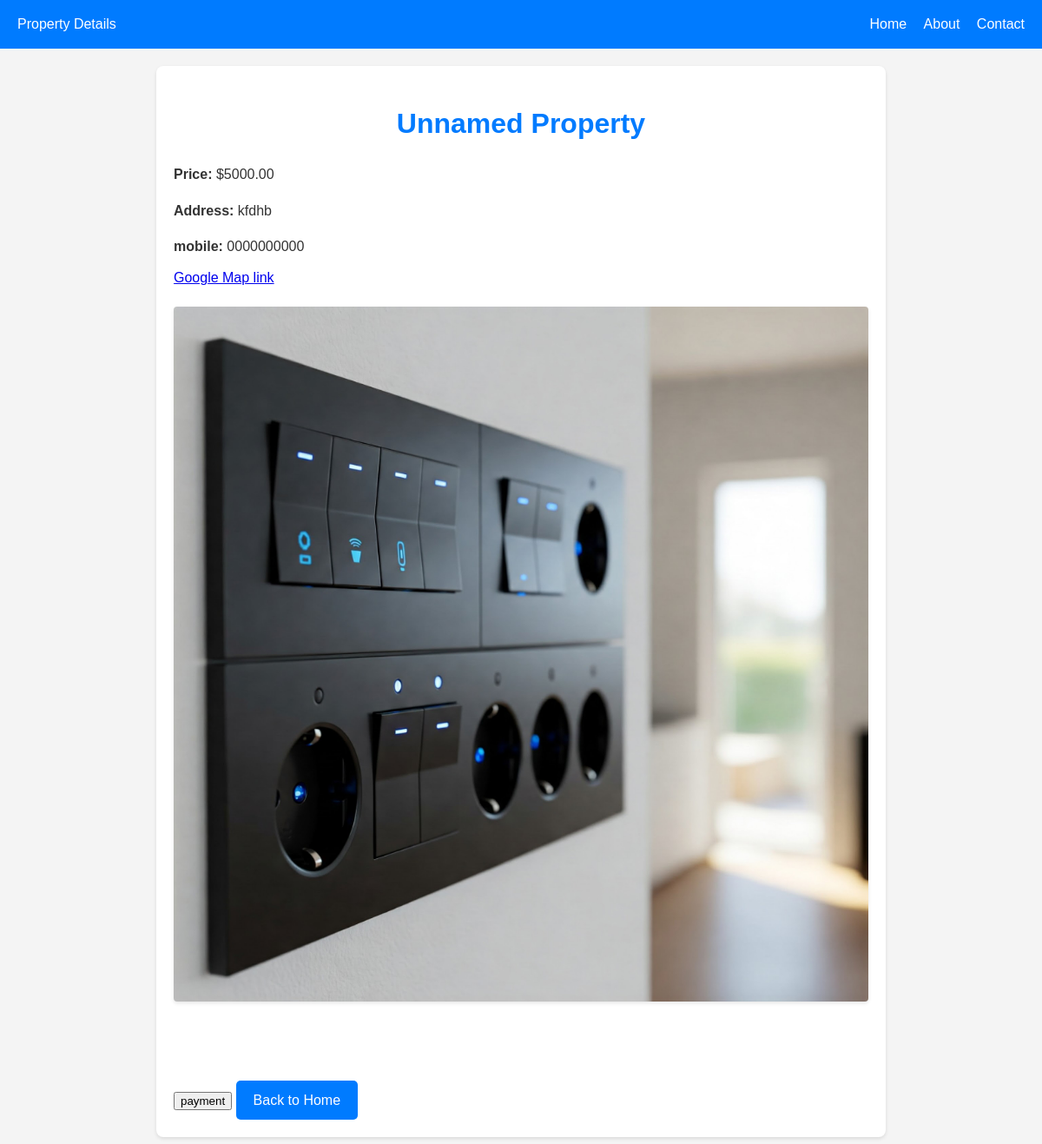
Page /property/1/ on the committed database.
### ultimateapp/models.py (models this page shows, shortened)
class Property(models.Model):
    name = models.CharField(max_length=200, default="Unnamed Property")  # ✅ Corrected field
    mobile = models.CharField(max_length=15, default="0000000000")  # ✅ Corrected field
    address = models.TextField()
    price = models.DecimalField(max_digits=10, decimal_places=2)
    image = models.ImageField(upload_to='property_images/', null=True, blank=True)
    url=models.URLField( max_length=200)

### ultimateapp/views.py (the view)
# urls.py: path('property/<int:pk>/', views.property_detail, name='property_detail'),
def property_detail(request, pk):
    property_obj = get_object_or_404(Property, pk=pk)
    return render(request, 'property_detail.html', {'property': property_obj})

### ultimateapp/templates/property_detail.html (shortened to what this page needs)
<!DOCTYPE html>
<html lang="en">
<head>
</head>
<body>
    <nav class="nav-bar">
        <span>Property Details</span>
        <div>
            <a href="{% url 'home' %}">Home</a>
            <a href="#">About</a>
            <a href="#">Contact</a>
        </div>
    </nav>
    <div class="container">
        <h1>{{ property.name }}</h1>
        <p><strong>Price:</strong> ${{ property.price }}</p>
        <p><strong>Address:</strong> {{ property.address }}</p>
        <p><strong>mobile:</strong> {{ property.mobile }}</p>
        <a href="{{property.url}}">Google Map link</a>
        {% if property.image %}
            <img src="{{ property.image.url }}" alt="{{ property.name }}">
        {% endif %}
        <br><br>
        <a href="{% url 'payment-page' %}"><button>payment</button></a>
        <a href="{% url 'home' %}" class="back-link">Back to Home</a>
    </div>
</body>
</html>

### ultimateapp/templates/property_detail.html (style rules this page uses)
body { font-family: 'Arial', sans-serif; margin: 0; padding: 0; background-color: #f4f4f4; color: #333; line-height: 1.6; min-height: 100vh; }
.nav-bar { background-color: #007bff; color: #fff; padding: 15px 20px; display: flex; justify-content: space-between; align-items: center; }
.nav-bar a { color: #fff; text-decoration: none; margin-left: 15px; }
.container { width: 90%; max-width: 800px; margin: 20px auto; background-color: #fff; padding: 20px; border-radius: 8px; box-shadow: 0 2px 4px rgba(0, 0, 0, 0.1); }
h1 { color: #007bff; margin-bottom: 20px; text-align: center; }
p { margin-bottom: 10px; }
strong { font-weight: bold; }
img { max-width: 100%; height: auto; display: block; margin: 20px auto; border-radius: 4px; box-shadow: 0 2px 4px rgba(0, 0, 0, 0.1); }
.back-link { display: inline-block; padding: 10px 20px; background-color: #007bff; color: #fff; text-decoration: none; border-radius: 5px; margin-top: 20px; transition: background-color 0.3s ease; }

### rows in the picture
Property: name "Unnamed Property", price "5000.00", address "kfdhb", mobile "0000000000", image (picture)
